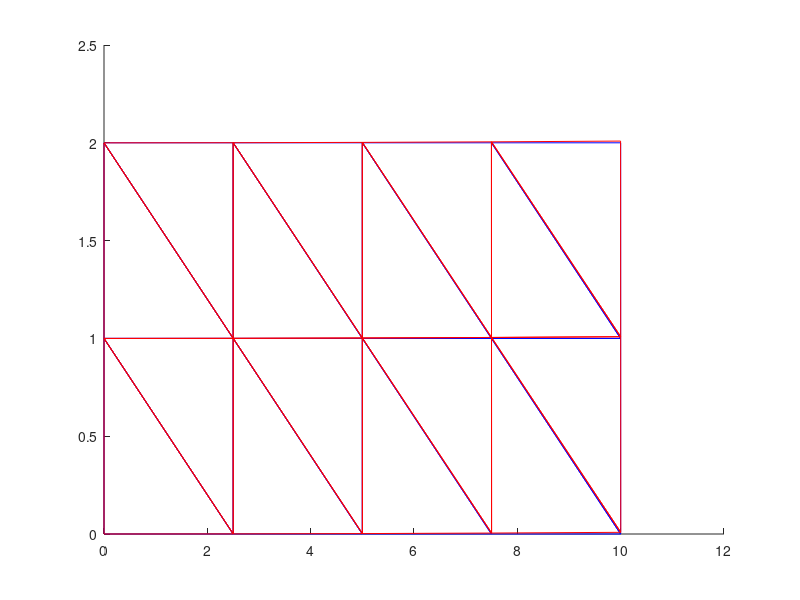

Here is the MATLAB script that generated this plot:
clear all ; close all ; clc ;

% Set the number of elements
n_el = 16; n_np = 15;
dof = 2 * n_np;
f_ = 1;
height = 2;
Length = 10;              % length of bar
% Set the properties of the material and problem
E = 1500;          % Youngs Mod
v = .4;
% 
lamb = E*v/((1+v)*(1-2*v));
mu = E/(2*(1+v));
Dmu = [2*mu 0 0;0 2*mu 0;0 0 mu];

ICA = [1 5 4            % Interconnectivity array
       1 2 5
       2 6 5
       2 3 6
       4 8 7
       4 5 8
       5 9 8
       5 6 9
       7 11 10
       7 8 11
       8 12 11
       8 9 12
       10 14 13
       10 11 14
       11 15 14
       11 12 15];

dofICA = [ICA*2-1,ICA*2];
   
GA = [ 0  0  0  2.5  2.5  2.5  5  5  5  7.5  7.5  7.5  10  10  10    % x
       2  1  0   2    1    0   2  1  0   2    1    0    2   1   0 ]; % y


A_e=inline('.5*((xe2*ye3-xe3*ye2)-(xe1*ye3-xe3*ye1)+(xe1*ye2-xe2*ye1))'...
    ,'xe1','xe2','xe3','ye1','ye2','ye3');

Be_11=inline('(ye2-ye3)','ye2','ye3');
Be_12=inline('(ye3-ye1)','ye1','ye3');
Be_13=inline('(ye1-ye2)','ye1','ye2');
Be_21=inline('(xe3-xe2)','xe2','xe3');
Be_22=inline('(xe1-xe3)','xe1','xe3');
Be_23=inline('(xe2-xe1)','xe1','xe2');

elx = zeros(n_el,4);                         % element x-coords var
ely = zeros(n_el,4);                         % element y-coords var

K = zeros(dof , dof);
f_Omega = zeros(dof ,1);
f_Gamma = zeros(dof ,1);

psi1GP = [.1666666666 .6666666666 .1666666666];
psi2GP = [.1666666666 .1666666666 .6666666666];
WGP = [.1666666666 .1666666666 .1666666666];

for e = 1:n_el
    Kmu_e = zeros(6);
    KL_e = zeros(6);

    for i=1:3
        elx(e,i) = GA(1,ICA(e,i));
        ely(e,i) = GA(2,ICA(e,i));
        
        if i==1
            elx(e,4) = GA(1,ICA(e,i));
            ely(e,4) = GA(2,ICA(e,i));
        end
    end
    xy_e = [elx(e,1:3)',ely(e,1:3)'];
    for j = 1:3
        psi1 = psi1GP(j);
        psi2 = psi2GP(j);
        psi3 = 1-psi1-psi2;
        
        N1 = psi1;
        N2 = psi2;
        N3 = psi3;  

        GN_e = [1 0 -1
                0 1 -1];

        Je = GN_e*xy_e;

        BB = Je\GN_e;

        Be = [BB(1,1),0,BB(1,2),0,BB(1,3),0;
               0,BB(2,1),0,BB(2,2),0,BB(2,3);
               BB(2,1),BB(1,1),BB(2,2),BB(1,2),BB(2,3),BB(1,3)];

        Le = [BB(1,1) BB(2,1), BB(1,2) BB(2,2), BB(1,3) BB(2,3)];           

        Kmu_e = Kmu_e + WGP(j)*(Be')*Dmu*Be*det(Je);
        KL_e = KL_e + WGP(j)*lamb*(Le)'*Le*det(Je);
        hold on
    end
        K(dofICA(e,1:6),dofICA(e,1:6)) = K(dofICA(e,1:6),dofICA(e,1:6)) + ...
          Kmu_e([1 3 5 2 4 6],[1 3 5 2 4 6]) + KL_e([1 3 5 2 4 6],[1 3 5 2 4 6]);
end

f_Gamma(25) = -f_*1/3;
f_Gamma(29) = f_*1/3;

f = f_Gamma;

K(1,:) = 0;
K(:,1) = 0;
K(1,1) = 1;

K(3,:) = 0;
K(:,3) = 0;
K(3,3) = 1;

K(5,:) = 0;
K(:,5) = 0;
K(5,5) = 1;

K(6,:) = 0;
K(:,6) = 0;
K(6,6) = 1;
% Calculate unknown nodal tempretures using partitioning method
for el = 1:n_el

% patch(elx(e,1:3),ely(e,1:3),d(ICA(e,1:3)))
    for i=1:3
        elx(el,i) = elx(el,i);
        ely(el,i) = ely(el,i);

        if i==1
            elx(el,4) = elx(el,4);
            ely(el,4) = ely(el,4);
        end
    end
    plot (elx(el,1:4), ely(el,1:4),'Color','b')
    set(gcf, 'Visible', 'off')
    hold on
%     plot (elx(e,1:4), ely(e,1:4),'Color','w')
end
set(gcf, 'Visible', 'on')
d = K\f;

for el = 1:n_el

% patch(elx(e,1:3),ely(e,1:3),d(ICA(e,1:3)))
    for i=1:3
        elx(el,i) = elx(el,i)+ d(ICA(el,i)*2-1);
        ely(el,i) = ely(el,i) +d(ICA(el,i)*2);

        if i==1
            elx(el,4) = elx(el,4)+d(ICA(el,i)*2-1);
            ely(el,4) = ely(el,4)+d(ICA(el,i)*2);
        end
    end
    plot (elx(el,1:4), ely(el,1:4),'Color','r')
    set(gcf, 'Visible', 'off')
    hold on
%     plot (elx(e,1:4), ely(e,1:4),'Color','w')
end
set(gcf, 'Visible', 'on')
% title('Heat Conduction Triangular Element FEM'...
%             ,'FontWeight','normal','FontSize',14)
% % Create xlabel
% xlabel({'x (m)'},'FontWeight','normal','FontSize',14);
% % Create ylabel
% ylabel({'y (m)'},'FontWeight','normal'...
%     ,'FontSize',14);
% colorbar
% legend
x= 10;
y=2;
u_xy = 2*f_*(1-v^2)/(E*height)*x*(height/2-y);
disp('Analytical x displacement = ')
disp(u_xy)
disp('FE x displacement = ')
disp(d(13*2-1))
v_xy = f_*(1-v^2)/(E*height)*(x^2+v/(1-v)*y*(y-height));
disp('Analytical y displacement = ')
disp(v_xy)
disp('FE y displacement = ')
disp(d(13*2))